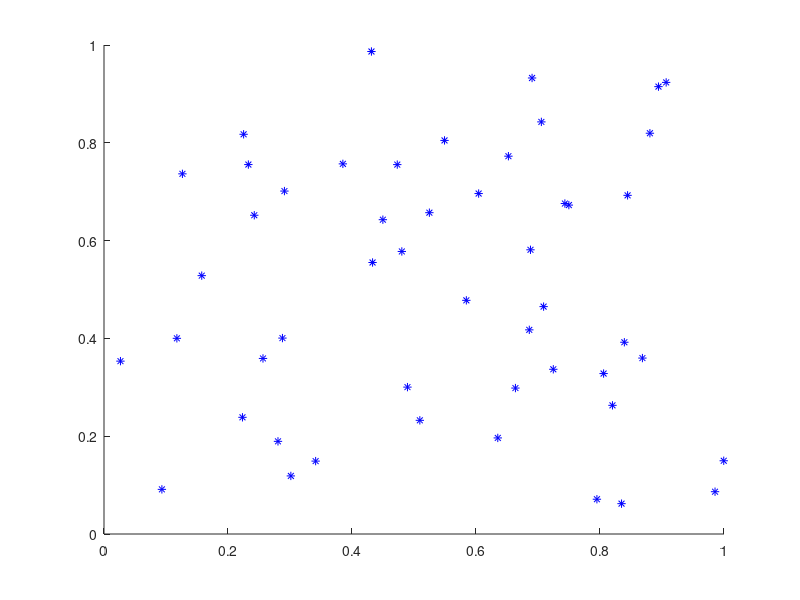

Write MATLAB code to recreate this figure. (Note: this script raises an error after producing the figure.)
clear; clc; close all;
%%
N = 50;
C = rand(N,2);
hold on;
plot(C(:,1), C(:,2), 'b*');
%%
F = graham(C);%jarvis(C);%fc2d_forcaBruta(C);
plotPolSimples(F);